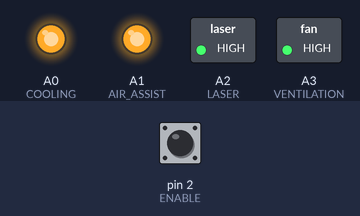
Bench run of a sketch on a simulated Arduino Uno, built with avr-gcc and run on an emulated ATmega328P. Parts: switched loads named in the sketch (green lamp = pin HIGH), output pins drawn as LEDs (lit = HIGH). Inputs (shaded band) come from the test bench; at power-on: pin 2 (ENABLE) HIGH.

Above: at 1.2 s.
1.3 s: pin 2 (ENABLE) pulled LOW for 0.15 s
At 2.5 s:
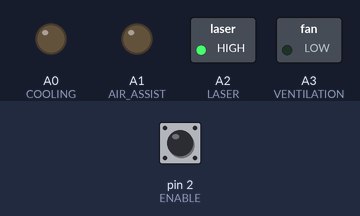
2.9 s: pin 2 (ENABLE) pulled LOW for 3.2 s
At 4.2 s:
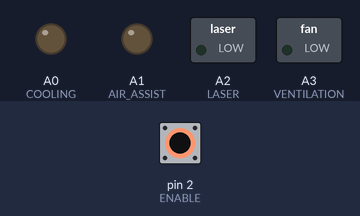
At 26.5 s:
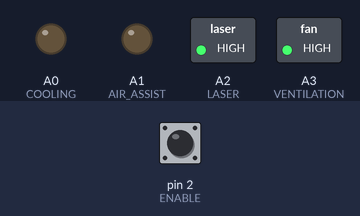
Timing chart, 0 to 37.5 s (numbered marks = the images above; inputs shaded):
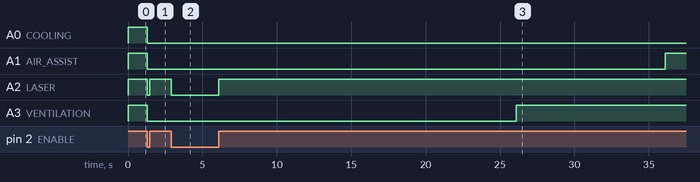

Measured:
- after the input at 1.3 s, A0 (COOLING), A1 (AIR_ASSIST), A3 (VENTILATION): HIGH → LOW at once; A2 (LASER): HIGH → LOW at once, → HIGH 0.15 s later
- after the input at 2.9 s, A1 (AIR_ASSIST): LOW → HIGH after 33.2 s instead of 28.5 s; A2 (LASER): HIGH → LOW at once, → HIGH 3.2 s later; A3 (VENTILATION): LOW → HIGH after 23.2 s instead of 18.5 s

The sketch:

laser_relay_controller.ino
```cpp
// (licence header left out)
#define RELAY_ON LOW
#define RELAY_OFF HIGH

#define COOLING A0
#define AIR_ASSIST A1
#define LASER A2
#define VENTILATION A3

#define ENABLE 2

#define COOLING_DELAY  300000
#define AIR_ASSIST_DELAY 30000
#define LASER_DELAY 0
#define VENTILATION_DELAY 20000

unsigned long millis_at_off;
bool running = false;

void setup() {
  digitalWrite(COOLING, RELAY_OFF);
  digitalWrite(AIR_ASSIST, RELAY_OFF);
  digitalWrite(LASER, RELAY_OFF);
  digitalWrite(VENTILATION, RELAY_OFF);

  pinMode(COOLING, OUTPUT);
  pinMode(AIR_ASSIST, OUTPUT);
  pinMode(LASER, OUTPUT);
  pinMode(VENTILATION, OUTPUT);
  pinMode(ENABLE, INPUT_PULLUP);
}

void loop() {
  if (digitalRead(ENABLE) == LOW) {
    running = true;
    digitalWrite(COOLING, RELAY_ON);
    digitalWrite(AIR_ASSIST, RELAY_ON);
    digitalWrite(LASER, RELAY_ON);
    digitalWrite(VENTILATION, RELAY_ON);
  } else {
    if (running == true) {
      running = false;
      millis_at_off = millis();
    }
    unsigned long current_millis = millis();

    if (current_millis >= (millis_at_off + COOLING_DELAY)) {
      digitalWrite(COOLING, RELAY_OFF);
    }
    if (current_millis >= (millis_at_off + AIR_ASSIST_DELAY)) {
      digitalWrite(AIR_ASSIST, RELAY_OFF);
    }
    if (current_millis >= (millis_at_off + LASER_DELAY)) {
      digitalWrite(LASER, RELAY_OFF);
    }
    if (current_millis >= (millis_at_off + VENTILATION_DELAY)){
      digitalWrite(VENTILATION, RELAY_OFF);
    }
  }
}
```
